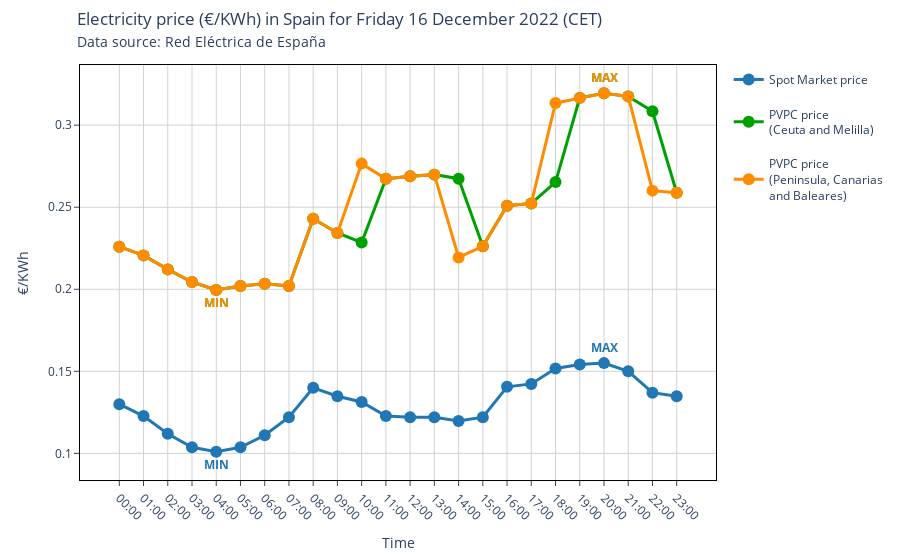

Notebook code cell kept with this figure:
### Markdown cell above
# Create chart

### Code cell
fig = go.Figure()

fig.update_layout(
    title={
        "text":
            f'{title}<br><span style="font-size: 14px">{source}</span>',
        "yref": "paper",
        "y": 1,
        "yanchor": "bottom",
        "pad": {"l": 77, "b": 40},
        "x": 0,
        "xanchor": "left"
    },
    plot_bgcolor="white",
    xaxis={
        "title": "Time",
        "fixedrange": True,
        "showline": True,
        "mirror": True,
        "linecolor": "black",
        "gridcolor": "lightgrey",
        "ticks": "outside",
        "tickangle": 45
    },
    yaxis={
        "title": price_unit,
        "fixedrange": True,
        "showline": True,
        "mirror": True,
        "linecolor": "black",
        "gridcolor": "lightgrey",
        "ticks": "outside"
    },
    legend={"itemdoubleclick": False},
    margin={"t": 65}
)

hover_tem = "Time: &nbsp;%{x}<br>Price: &nbsp;%{y} " + price_unit
spot_hover_tem = "<b>Spot Market</b><br>" + hover_tem

pvpc_pcb_hover_tem = (
    "<b>PVPC (Peninsula, Canarias and Baleares)</b><br>" + hover_tem
)

pvpc_cm_hover_tem = "<b>PVPC (Ceuta and Melilla)</b><br>" + hover_tem

# Spot market prices
spot_sca = go.Scatter(
    x=prices_df["time"],
    y=prices_df["spot_market"],
    mode="lines+markers+text",
    text=prices_df["spot_market_text"],
    line={"width": 3, "color": "#2077b4"},
    marker={"size": 12, "color": "#2077b4"},
    textposition=prices_df["spot_market_text_position"],
    textfont={"color": "#2077b4"},
    name="Spot Market price",
    hovertemplate=spot_hover_tem,
    hoverlabel={"namelength": 0}
)

# PVPC prices (Peninsula, Canarias and Baleares)
pvpc_pcb_sca = go.Scatter(
    x=prices_df["time"],
    y=prices_df["pvpc_pcb"],
    mode="lines+markers+text",
    text=prices_df["pvpc_pcb_text"],
    line={"width": 3, "color": "#ff8c00"},
    marker={"size": 12, "color": "#ff8c00"},
    textposition=prices_df["pvpc_pcb_text_position"],
    textfont={"color": "#ff8c00"},
    name="PVPC price<br>(Peninsula, Canarias<br>and Baleares)",
    hovertemplate=pvpc_pcb_hover_tem,
    hoverlabel={"namelength": 0}
)

# PVPC prices (Ceuta and Melilla)
pvpc_cm_sca = go.Scatter(
    x=prices_df["time"],
    y=prices_df["pvpc_cm"],
    mode="lines+markers+text",
    text=prices_df["pvpc_cm_text"],
    line={"width": 3, "color": "#00a002"},
    marker={"size": 12, "color": "#00a002"},
    textposition=prices_df["pvpc_cm_text_position"],
    textfont={"color": "#00a002"},
    name="<br>PVPC price<br>(Ceuta and Melilla)<br>",
    hovertemplate=pvpc_cm_hover_tem,
    hoverlabel={"namelength": 0}
)

fig.add_traces([spot_sca, pvpc_cm_sca, pvpc_pcb_sca])
conf = {"displayModeBar": False}

fig.show(config=conf)

### Figure 1 — Plotly figure (JSON) as saved in the notebook; plotly's stock layout.template omitted (floating-point values rounded to 4 significant figures)
{"data": [{"hoverlabel": {"namelength": 0}, "hovertemplate": "<b>Spot Market</b><br>Time: &nbsp;%{x}<br>Price: &nbsp;%{y} €/KWh", "line": {"color": "#2077b4", "width": 3}, "marker": {"color": "#2077b4", "size": 12}, "mode": "lines+markers+text", "name": "Spot Market price", "text": [null, null, null, null, "<b>MIN</b>", null, null, null, null, null, null, null, null, null, null, null, null, null, null, null, "<b>MAX</b>", null, null, null], "textfont": {"color": "#2077b4"}, "textposition": ["top center", "top center", "top center", "top center", "bottom center", "top center", "top center", "top center", "top center", "top center", "top center", "top center", "top center", "top center", "top center", "top center", "top center", "top center", "top center", "top center", "top center", "top center", "top center", "top center"], "type": "scatter", "x": ["00:00", "01:00", "02:00", "03:00", "04:00", "05:00", "06:00", "07:00", "08:00", "09:00", "10:00", "11:00", "12:00", "13:00", "14:00", "15:00", "16:00", "17:00", "18:00", "19:00", "20:00", "21:00", "22:00", "23:00"], "y": [0.13, 0.1227, 0.112, 0.1037, 0.101, 0.1037, 0.111, 0.1221, 0.14, 0.1348, 0.1313, 0.1227, 0.1221, 0.1221, 0.1198, 0.1221, 0.1406, 0.1423, 0.1517, 0.1542, 0.155, 0.15, 0.137, 0.1348]}, {"hoverlabel": {"namelength": 0}, "hovertemplate": "<b>PVPC (Ceuta and Melilla)</b><br>Time: &nbsp;%{x}<br>Price: &nbsp;%{y} €/KWh", "line": {"color": "#00a002", "width": 3}, "marker": {"color": "#00a002", "size": 12}, "mode": "lines+markers+text", "name": "<br>PVPC price<br>(Ceuta and Melilla)<br>", "text": [null, null, null, null, "<b>MIN</b>", null, null, null, null, null, null, null, null, null, null, null, null, null, null, null, "<b>MAX</b>", null, null, null], "textfont": {"color": "#00a002"}, "textposition": ["top center", "top center", "top center", "top center", "bottom center", "top center", "top center", "top center", "top center", "top center", "top center", "top center", "top center", "top center", "top center", "top center", "top center", "top center", "top center", "top center", "top center", "top center", "top center", "top center"], "type": "scatter", "x": ["00:00", "01:00", "02:00", "03:00", "04:00", "05:00", "06:00", "07:00", "08:00", "09:00", "10:00", "11:00", "12:00", "13:00", "14:00", "15:00", "16:00", "17:00", "18:00", "19:00", "20:00", "21:00", "22:00", "23:00"], "y": [0.226, 0.2207, 0.2121, 0.2044, 0.1996, 0.2019, 0.2034, 0.2021, 0.243, 0.2343, 0.2285, 0.2673, 0.2689, 0.2699, 0.2674, 0.2262, 0.251, 0.2523, 0.2653, 0.3166, 0.3195, 0.3175, 0.3085, 0.2589]}, {"hoverlabel": {"namelength": 0}, "hovertemplate": "<b>PVPC (Peninsula, Canarias and Baleares)</b><br>Time: &nbsp;%{x}<br>Price: &nbsp;%{y} €/KWh", "line": {"color": "#ff8c00", "width": 3}, "marker": {"color": "#ff8c00", "size": 12}, "mode": "lines+markers+text", "name": "PVPC price<br>(Peninsula, Canarias<br>and Baleares)", "text": [null, null, null, null, "<b>MIN</b>", null, null, null, null, null, null, null, null, null, null, null, null, null, null, null, "<b>MAX</b>", null, null, null], "textfont": {"color": "#ff8c00"}, "textposition": ["top center", "top center", "top center", "top center", "bottom center", "top center", "top center", "top center", "top center", "top center", "top center", "top center", "top center", "top center", "top center", "top center", "top center", "top center", "top center", "top center", "top center", "top center", "top center", "top center"], "type": "scatter", "x": ["00:00", "01:00", "02:00", "03:00", "04:00", "05:00", "06:00", "07:00", "08:00", "09:00", "10:00", "11:00", "12:00", "13:00", "14:00", "15:00", "16:00", "17:00", "18:00", "19:00", "20:00", "21:00", "22:00", "23:00"], "y": [0.226, 0.2207, 0.2121, 0.2044, 0.1996, 0.2019, 0.2034, 0.2021, 0.243, 0.2343, 0.2766, 0.2673, 0.2689, 0.2699, 0.2194, 0.2262, 0.251, 0.2523, 0.3135, 0.3166, 0.3195, 0.3175, 0.2601, 0.2589]}], "layout": {"legend": {"itemdoubleclick": false}, "margin": {"t": 65}, "plot_bgcolor": "white", "title": {"pad": {"b": 40, "l": 77}, "text": "Electricity price (€/KWh) in Spain for Friday 16 December 2022 (CET)<br><span style=\"font-size: 14px\">Data source: Red Eléctrica de España</span>", "x": 0, "xanchor": "left", "y": 1, "yanchor": "bottom", "yref": "paper"}, "xaxis": {"fixedrange": true, "gridcolor": "lightgrey", "linecolor": "black", "mirror": true, "showline": true, "tickangle": 45, "ticks": "outside", "title": {"text": "Time"}}, "yaxis": {"fixedrange": true, "gridcolor": "lightgrey", "linecolor": "black", "mirror": true, "showline": true, "ticks": "outside", "title": {"text": "€/KWh"}}}}
